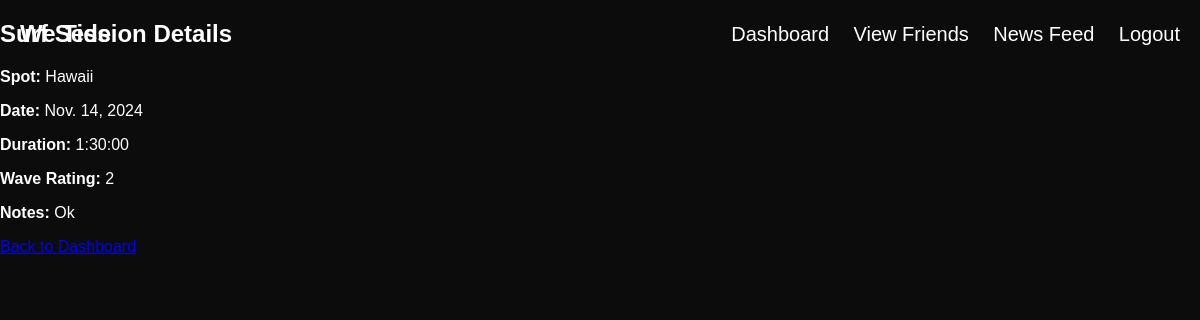
/surf_sessions/9/ (signed in), run on the app's committed database.
### tide/models.py (models this page shows, shortened)
class SurfSession(models.Model):
    surf_spot = models.ForeignKey(SurfSpot, on_delete=models.CASCADE, related_name='surf_sessions')
    user = models.ForeignKey(User, on_delete=models.CASCADE, related_name='surf_sessions')
    date = models.DateField()
    duration = models.DurationField()
    wave_rating = models.IntegerField(choices=[(i, str(i)) for i in range(1, 6)])
    notes = models.TextField(blank=True, max_length=100)

class SurfSpot(models.Model):
    user = models.ForeignKey(User, on_delete=models.CASCADE, related_name='surf_spots')
    station_id = models.CharField(max_length=10)
    nickname = models.CharField(max_length=100, blank=True)
    latitude = models.FloatField()
    longitude = models.FloatField()
    created_at = models.DateTimeField(auto_now_add=True)
    class Meta:
        ordering = ['-created_at']

### tide/views.py (the view)
# urls.py: path('surf_sessions/<int:pk>/', views.ViewSurfSessionView.as_view(), name='view_surf_session'),
class ViewSurfSessionView(LoginRequiredMixin, DetailView):
    model = SurfSession
    template_name = 'tide/view_surf_session.html'
    context_object_name = 'surf_session'

### tide/templates/tide/view_surf_session.html
{% extends 'tide/base.html' %}
{% block content %}
<h2>Surf Session Details</h2>
<p><strong>Spot:</strong> {{ surf_session.surf_spot.nickname }}</p>
<p><strong>Date:</strong> {{ surf_session.date }}</p>
<p><strong>Duration:</strong> {{ surf_session.duration }}</p>
<p><strong>Wave Rating:</strong> {{ surf_session.wave_rating }}</p>
<p><strong>Notes:</strong> {{ surf_session.notes|default:"No notes provided" }}</p>
<a href="{% url 'dashboard' %}">Back to Dashboard</a>
{% endblock %}

### tide/static/tide/tidestyles.css (style rules this page uses)
* { box-sizing: border-box; }
body { -ms-overflow-style: none; scrollbar-width: none; }
body { margin: 0; font-family: Arial, sans-serif; background-color: rgb(12, 12, 12); color: white; }

### data on the page
SurfSession: surf_spot.nickname "Hawaii", date "Nov. 14, 2024", duration "1:30:00", wave_rating "2", notes "Ok"
